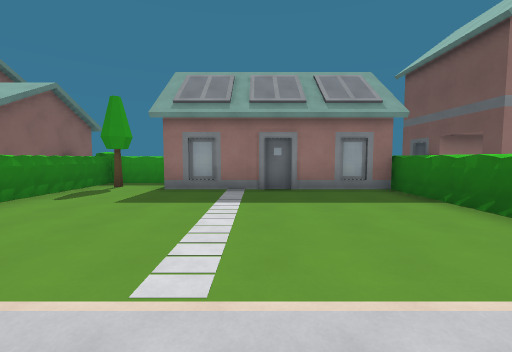
View 1 (above)

20 first-person views from a walk through a 3-D level made in the Godot game engine. The camera is 1.5 m above the floor, tilts 4° down and sees 90° across. The floor is counted in squares, 2 m on a side. Each view is taken from the middle of a square. On the plan, view 1 faces up. The plan holds only what a view shows up to about 9 squares ahead; the rest is blank. Flat picture figures and markers are left out. Surface patterns are stand-ins for the level's own textures.

View 2
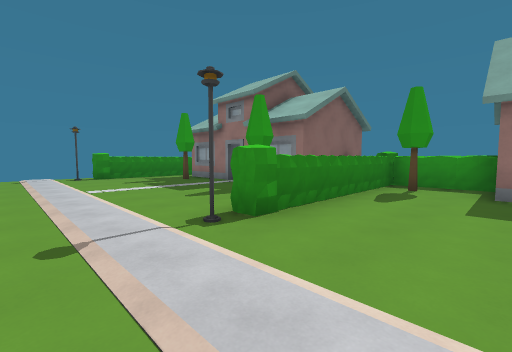

View 3
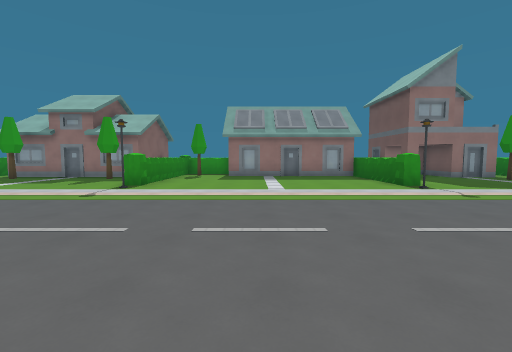

View 4
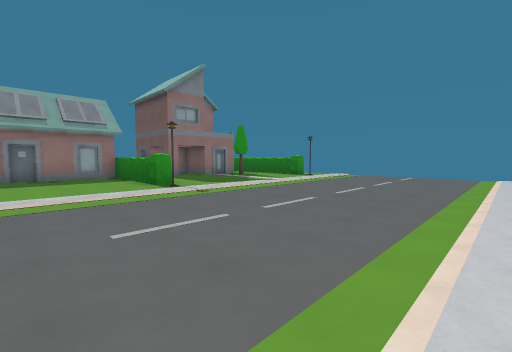

View 5
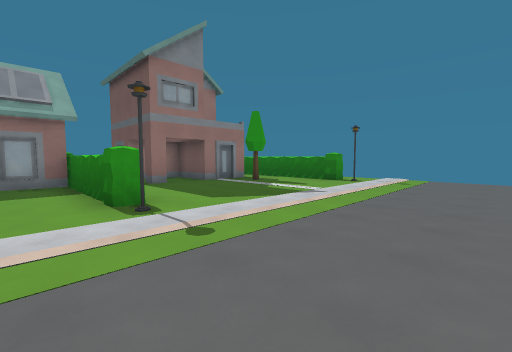

View 6
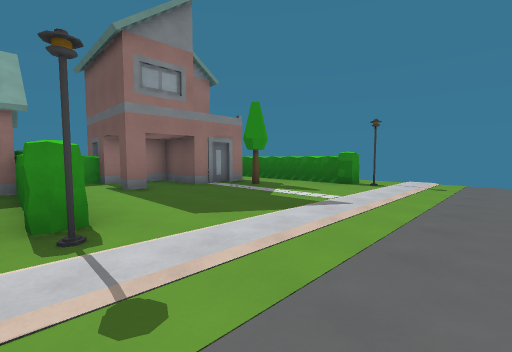

View 7
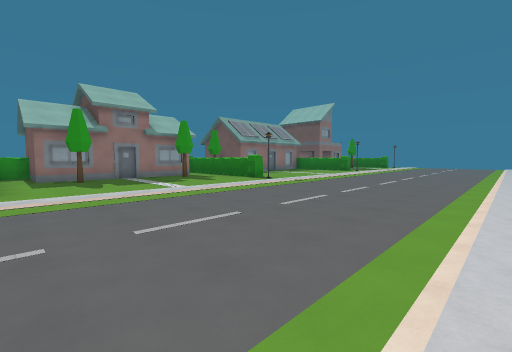

View 8
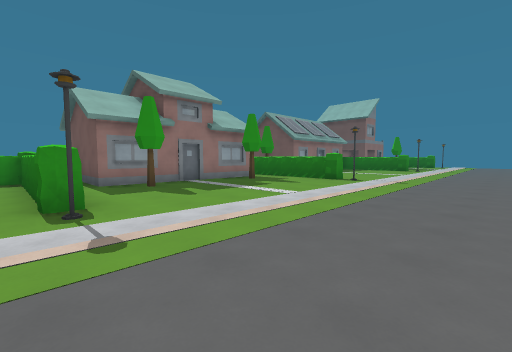

View 9
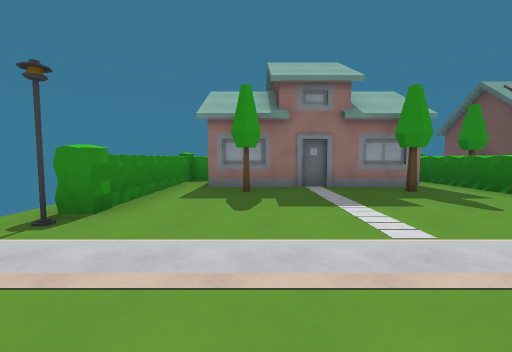

View 10
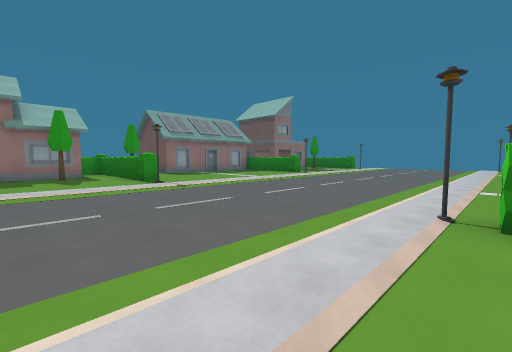

View 11
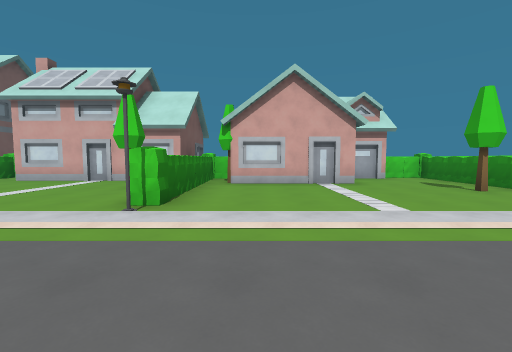

View 12
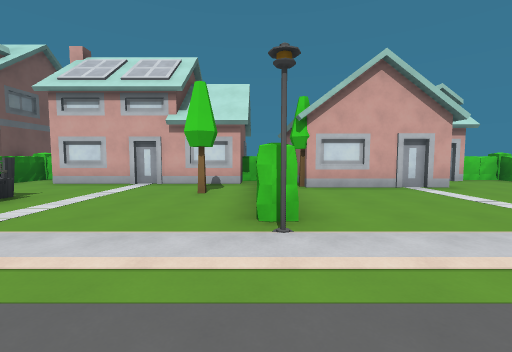

View 13
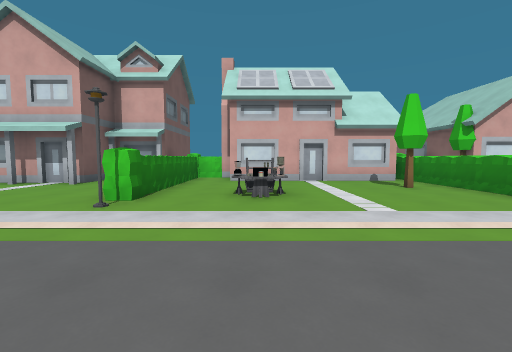

View 14
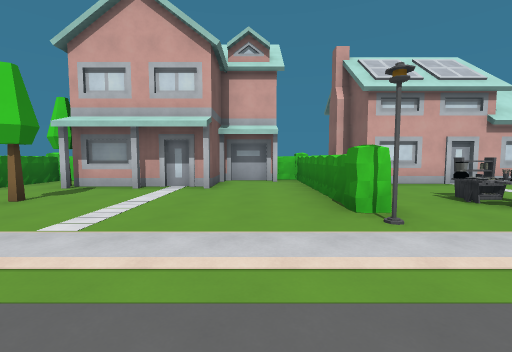

View 15
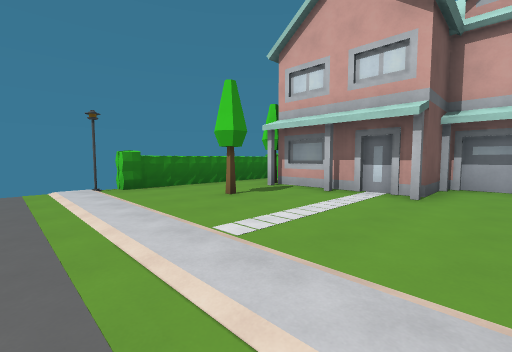

View 16
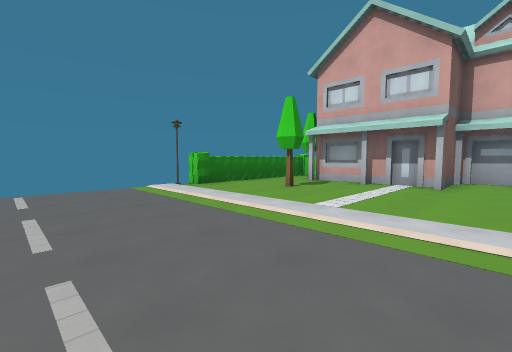

View 17
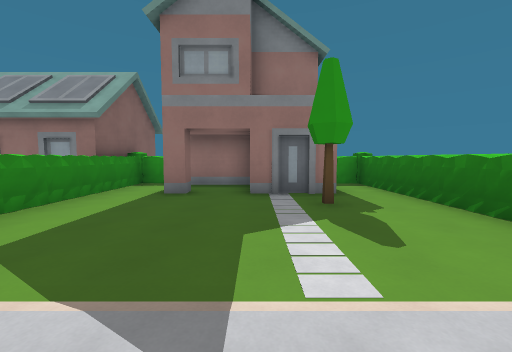

View 18
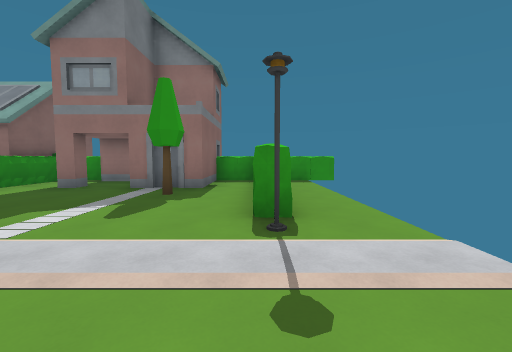

View 19
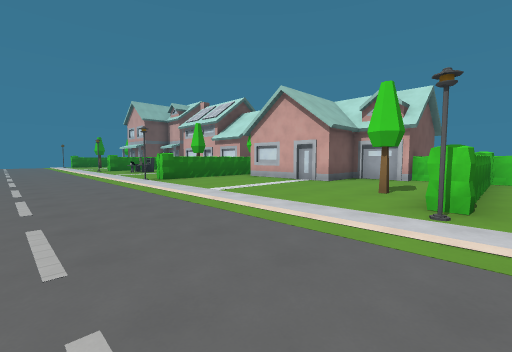

View 20
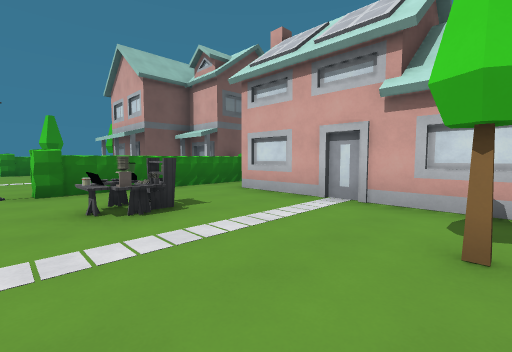

### Floor plan
Key: @ floor where view 1 was taken; # wall or solid block; . floor; H house; T tree; L lamp; C cabinet; U counter; O other object.
Columns run from 13 left of view 1 to 12 right of it. Each row starts with its distance up from view 1.
  8 ###    #####    ####  H###
  7 #.#    ##T.#   ##..## .#.
  6 #.####H##..#####H.#.##.#.
  5 #..T..T.#.......#......#.
  4 #.......#.......#....T.#.
  3 #.......#.......#......#.
  2 .L......L.......L......L.
  1 .........................
  0 .............@...........
 -1 .........................
 -2 .........................
 -3 .........................
 -4 .........................
 -5 .........L...............L
 -6 .L.......#....O.L........L
 -7 #........#...UOO#.....T..#
 -8 #.T......#T..OOO#........#
 -9 #........#....C.#..#.....#
-10 #....###T#......#...###T.#
-11 #...    .######.##.##   .#
-12 ###     H       ####   H##

Where each view was taken, in squares from view 1:
view 1: 0 up, 0 right, facing up
view 2: 0 up, 2 left, facing up-left
view 3: 5 down, 1 left, facing up
view 4: 5 down, 0 right, facing up-right
view 5: 2 down, 2 right, facing up-right
view 6: 1 down, 3 right, facing up-right
view 7: 5 down, 12 left, facing up-right
view 8: 2 down, 13 left, facing up-right
view 9: 1 down, 10 left, facing up
view 10: 6 down, 8 left, facing up-right
view 11: 2 down, 6 left, facing down
view 12: 3 down, 4 left, facing down
view 13: 2 down, 1 right, facing down
view 14: 3 down, 5 right, facing down
view 15: 4 down, 5 right, facing down-right
view 16: 2 down, 5 right, facing down-right
view 17: 0 up, 7 right, facing up
view 18: 1 down, 10 right, facing up
view 19: 2 down, 13 left, facing down-right
view 20: 6 down, 3 left, facing down-right
